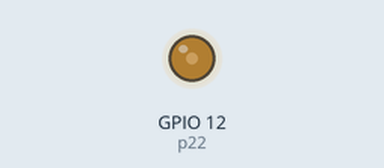
Simulated run of this program. Board: ESP32 board running MicroPython. Shown: output pins drawn as LEDs (lit = HIGH). What the program prints to the serial console is not drawn. At 1.0 s the program stops and its outputs stay as they are.

Above: at 1.0 s.
Timing chart, 0 to 2.5 s (numbered marks = the images above):
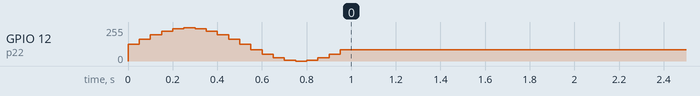

The program:

pwm_1.py
```python
from machine import Pin, PWM
import time, math

p22 = Pin(12)
pwm1 = PWM(p22, freq=1000, duty=0)  #freq:Hz, range of duty:0~1023

value = []

def pulse(pin, interval):   #interval:ms
    for i in range(20):
        var = (int(math.sin(i/10*math.pi)*500+500))
        #print(var)
        value.append(var)
        pin.duty(var)
        time.sleep_ms(interval)
    print(value)

pulse(pwm1, 50)
```
